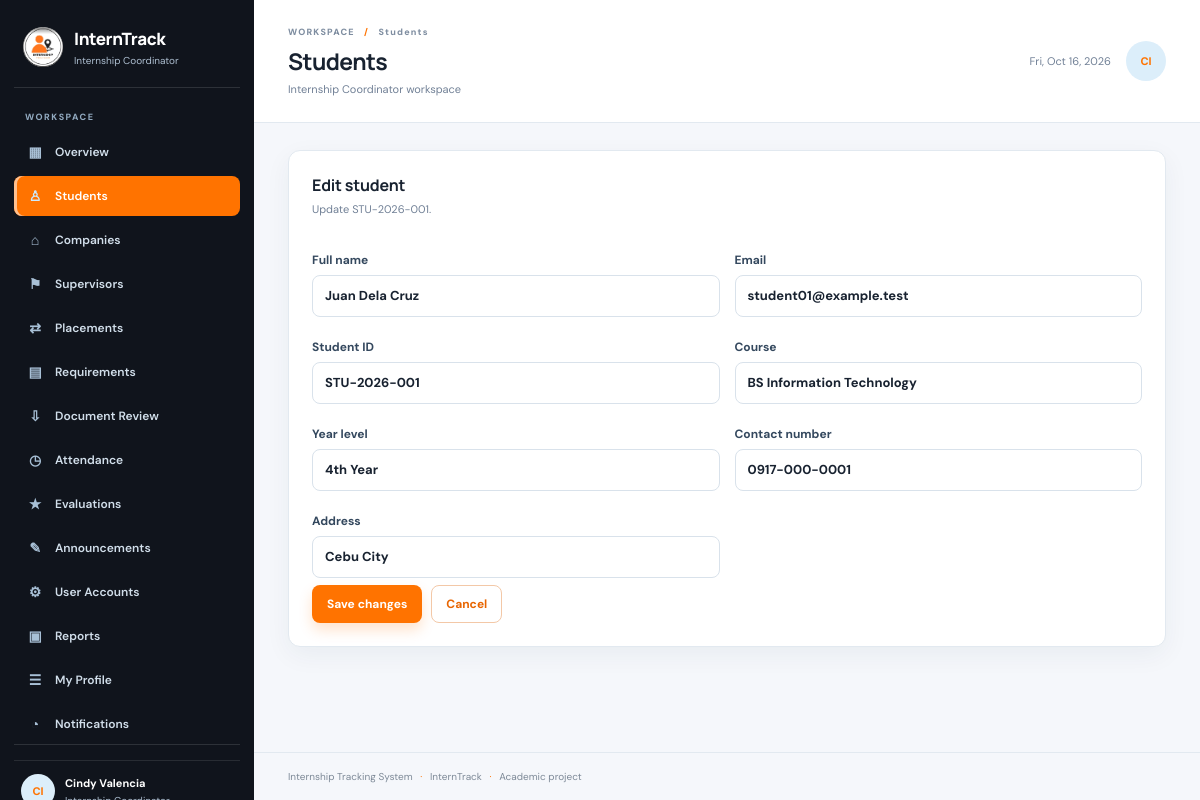
/coordinator/students.php?edit=1 (signed in), run on the app's committed database.
### tables this page shows
CREATE TABLE users (
  id            BIGINT UNSIGNED AUTO_INCREMENT PRIMARY KEY,
  username      VARCHAR(80)  NOT NULL UNIQUE,
  full_name     VARCHAR(120) NOT NULL,
  email         VARCHAR(190) NOT NULL UNIQUE,
  avatar        VARCHAR(255) NULL,
  password_hash VARCHAR(255) NOT NULL,
  role          ENUM('student','supervisor','coordinator') NOT NULL,
  status        ENUM('active','inactive') NOT NULL DEFAULT 'active',
  created_at    TIMESTAMP NOT NULL DEFAULT CURRENT_TIMESTAMP,
  updated_at    TIMESTAMP NOT NULL DEFAULT CURRENT_TIMESTAMP ON UPDATE CURRENT_TIMESTAMP,
  INDEX idx_users_role_status (role, status)
);

CREATE TABLE student_profiles (
  id             BIGINT UNSIGNED AUTO_INCREMENT PRIMARY KEY,
  user_id        BIGINT UNSIGNED NOT NULL UNIQUE,
  student_number VARCHAR(50)  NOT NULL UNIQUE,
  course         VARCHAR(120) NOT NULL DEFAULT 'BS Information Technology',
  year_level     VARCHAR(30)  NOT NULL DEFAULT '4th Year',
  phone          VARCHAR(40)  NOT NULL DEFAULT '',
  address        VARCHAR(255) NOT NULL DEFAULT '',
  attendance_token CHAR(64) NULL UNIQUE,
  created_at     TIMESTAMP NOT NULL DEFAULT CURRENT_TIMESTAMP,
  CONSTRAINT fk_student_profiles_user FOREIGN KEY (user_id) REFERENCES users(id) ON DELETE CASCADE
);

### config/config.php (called while the page is built, shortened)
<?php
function url(string $path = ''): string
{
    static $base = null;
    if ($base === null) {
        $docRoot = str_replace('\\', '/', rtrim((string)($_SERVER['DOCUMENT_ROOT'] ?? ''), '/'));
        $appRoot = str_replace('\\', '/', APP_ROOT);
        if ($docRoot !== '' && str_starts_with($appRoot, $docRoot)) {
            $base = rtrim(substr($appRoot, strlen($docRoot)), '/');
        } else {
            $script = str_replace('\\', '/', (string)($_SERVER['SCRIPT_NAME'] ?? ''));
            $base = rtrim(dirname($script), '/');
            if (basename($base) === 'student' || basename($base) === 'coordinator' || basename($base) === 'supervisor') {
                $base = dirname($base);
            }
        }
    }
    return $base . '/' . ltrim($path, '/');
}

### includes/auth.php (called while the page is built, shortened)
<?php
require_once __DIR__ . '/functions.php';
function current_user(): ?array
{
    return $_SESSION['user'] ?? null;
}
function dashboard_path_for_role(string $role): string
{
    return match ($role) {
        'student'     => 'student/dashboard.php',
        'supervisor'  => 'supervisor/dashboard.php',
        'coordinator' => 'coordinator/dashboard.php',
        default       => 'login.php',
    };
}
function require_login(): array
{
    static $validated = false;
    $user = current_user();
    if (!$validated) {
        $db = database_or_null();
        if ($db instanceof PDO) {
            $fresh = query_one(
                $db,
                "SELECT id, username, full_name, email, avatar, role FROM users WHERE id = ? AND status = 'active'",
                [(int)$user['id']]
            );
        }
        $validated = true;
    }
    return $_SESSION['user'];
}
function require_role(array $roles): array
{
    $user = require_login();
    return $user;
}

### coordinator/students.php (the view, shortened to what this page needs)
<?php
$db = database_or_null();
$user = require_role(['coordinator']);
$title = 'Students';
$active = 'students';
require __DIR__ . '/../includes/header.php';
$editId = (int)($_GET['edit'] ?? 0);
$edit = $editId ? query_one(
    $db,
    'SELECT sp.*, u.full_name, u.email, u.status, u.username
    FROM student_profiles sp JOIN users u ON u.id = sp.user_id WHERE sp.id = ?',
    [$editId]
) : null;
if ($editId && $edit) {
    $editForm = form_start('coordinator/students.php')
        . '<input type="hidden" name="op" value="update_student">'
        . '<input type="hidden" name="profile_id" value="' . (int)$edit['id'] . '">'
        . '<div class="form-grid">'
        . '<label>Full name<input name="full_name" maxlength="120" value="' . e($edit['full_name']) . '" required></label>'
        . '<label>Email<input name="email" type="email" maxlength="190" value="' . e($edit['email']) . '" required></label>'
        . '<label>Student ID<input value="' . e($edit['student_number']) . '" disabled></label>'
        . '<label>Course<input value="BS Information Technology" disabled></label>'
        . '<label>Year level<input value="4th Year" disabled></label>'
        . '<label>Contact number<input name="phone" maxlength="40" value="' . e($edit['phone']) . '"></label>'
        . '<label>Address<input name="address" maxlength="255" value="' . e($edit['address']) . '"></label>'
        . '</div><div class="stack-actions"><button class="button primary">Save changes</button>'
        . '<a class="button secondary" href="' . e(url('coordinator/students.php')) . '">Cancel</a></div></form>';
    echo panel('Edit student', 'Update ' . e($edit['student_number']) . '.', $editForm);
    require __DIR__ . '/../includes/footer.php';
    exit;
}
require __DIR__ . '/../includes/footer.php';

### includes/header.php (shortened to what this page needs)
<?php
$user = require_login();
$role = $user['role'];
$navMenus = [
    'student' => [
        'dashboard'     => ['student/dashboard.php', 'Overview', '▦'],
        'profile'       => ['student/profile.php', 'My Profile', '☰'],
        'placement'     => ['student/placement.php', 'Placement', '⌂'],
        'requirements'  => ['student/requirements.php', 'Requirements', '▤'],
        'attendance'    => ['student/attendance.php', 'Attendance & Hours', '◷'],
        'evaluations'   => ['student/evaluations.php', 'Evaluations', '★'],
        'notifications' => ['student/notifications.php', 'Notifications', '◔'],
    ],
    'supervisor' => [
        'dashboard'     => ['supervisor/dashboard.php', 'Overview', '▦'],
        'interns'       => ['supervisor/interns.php', 'Assigned Interns', '♙'],
        'attendance'    => ['supervisor/attendance.php', 'Attendance Review', '◷'],
        'evaluations'   => ['supervisor/evaluations.php', 'Evaluations', '★'],
        'notifications' => ['supervisor/notifications.php', 'Notifications', '◔'],
        'profile'       => ['supervisor/profile.php', 'My Profile', '☰'],
    ],
    'coordinator' => [
        'dashboard'     => ['coordinator/dashboard.php', 'Overview', '▦'],
        'students'      => ['coordinator/students.php', 'Students', '♙'],
        'companies'     => ['coordinator/companies.php', 'Companies', '⌂'],
        'supervisors'   => ['coordinator/supervisors.php', 'Supervisors', '⚑'],
        'placements'    => ['coordinator/placements.php', 'Placements', '⇄'],
        'requirements'  => ['coordinator/requirements.php', 'Requirements', '▤'],
        'submissions'   => ['coordinator/submissions.php', 'Document Review', '⇩'],
        'attendance'    => ['coordinator/attendance.php', 'Attendance', '◷'],
        'evaluations'   => ['coordinator/evaluations.php', 'Evaluations', '★'],
        'announcements' => ['coordinator/announcements.php', 'Announcements', '✎'],
        'users'         => ['coordinator/users.php', 'User Accounts', '⚙'],
        'reports'       => ['coordinator/reports.php', 'Reports', '▣'],
        'profile'       => ['coordinator/profile.php', 'My Profile', '☰'],
        'notifications' => ['coordinator/notifications.php', 'Notifications', '◔'],
    ],
];
$menu = $navMenus[$role] ?? [];
$active = $active ?? 'dashboard';
$title = $title ?? 'Dashboard';
$displayName = $user['full_name'] ?: $user['username'];
?>
<!doctype html>
<html lang="en" data-theme="light">
<head>
  <link rel="stylesheet" href="<?= e(url('assets/css/style.css')) ?>">
</head>
<body class="app-page">
<div class="app-shell">
  <aside class="sidebar" id="sidebar">
    <a class="brand" href="<?= e(url(dashboard_path_for_role($role))) ?>">
      <img class="brand-mark-img" src="<?= e(url('assets/images/logo.png')) ?>" alt="<?= e(APP_NAME) ?> logo">
      <span><strong><?= e(APP_SHORT_NAME) ?></strong><small><?= e(role_label($role)) ?></small></span>
    </a>
    <div class="nav-label">WORKSPACE</div>
    <nav aria-label="Main navigation">
      <?php foreach ($menu as $key => $item): ?>
        <a class="nav-link <?= $active === $key ? 'active' : '' ?>" href="<?= e(url($item[0])) ?>">
          <span aria-hidden="true"><?= e($item[2]) ?></span><?= e($item[1]) ?>
        </a>
      <?php endforeach; ?>
    </nav>
    <div class="sidebar-bottom">
      <div class="user-chip">
        <?= avatar_html($user) ?>
        <span><strong><?= e($displayName) ?></strong><small><?= e(role_label($role)) ?></small></span>
      </div>
    </div>
  </aside>
  <main class="main-content">
    <header class="topbar">
      <div>
        <p class="breadcrumb">WORKSPACE <span>/</span> <?= e($title) ?></p>
        <h1><?= e($title) ?></h1>
        <p class="page-subtitle"><?= e(role_label($role)) ?> workspace</p>
      </div>
      <div class="topbar-side">
        <time><?= e(date('D, M j, Y')) ?></time>
        <?= avatar_html($user, 'avatar large') ?>
      </div>
    </header>
    <section class="content-area">

### includes/functions.php (shortened to what this page needs)
<?php
require_once __DIR__ . '/../config/config.php';
function e(mixed $value): string
{
    return htmlspecialchars((string)($value ?? ''), ENT_QUOTES | ENT_SUBSTITUTE, 'UTF-8');
}
function csrf_token(): string
{
    return $_SESSION['csrf'];
}
function csrf_field(): string
{
    return '<input type="hidden" name="csrf" value="' . e(csrf_token()) . '">';
}
function query_one(PDO $db, string $sql, array $params = []): ?array
{
    $query = $db->prepare($sql);
    $query->execute($params);
    $row = $query->fetch();
    return $row === false ? null : $row;
}
function form_start(string $action, array $attrs = []): string
{
    $htmlAttrs = '';
    return '<form method="post" action="' . e(url($action)) . '"' . $htmlAttrs . '>' . csrf_field();
}
function panel(string $title, string $description, string $body, string $extraClass = ''): string
{
    return '<section class="panel ' . e($extraClass) . '"><div class="panel-title"><div><h2>'
        . e($title) . '</h2><p>' . e($description) . '</p></div></div>' . $body . '</section>';
}
function role_label(string $role): string
{
    return [
        'student'     => 'Student Intern',
        'supervisor'  => 'Company Supervisor',
        'coordinator' => 'Internship Coordinator',
    ][$role] ?? 'User';
}
function avatar_html(array $user, string $class = 'avatar'): string
{
    $name = ($user['full_name'] ?? '') !== '' ? $user['full_name'] : ($user['username'] ?? '?');
    $initials = strtoupper(mb_substr($name, 0, 2));
    return '<span class="' . e($class) . '">' . e($initials) . '</span>';
}
    ?><!doctype html>

### data on the page
users: role "Internship Coordinator", full_name "CI CI", full_name "Cindy Valencia"
student_profiles: full_name "Juan Dela Cruz", email "student01@example.test", student_number "STU-2026-001", phone "0917-000-0001", address "Cebu City"

### other printed values
APP_SHORT_NAME "InternTrack"
$item[2] "▦"
$item[1] "Overview"
$item[2] "♙"
$item[1] "Students"
$item[2] "⌂"
$item[1] "Companies"
$item[2] "⚑"
$item[1] "Supervisors"
$item[2] "⇄"
$item[1] "Placements"
$item[2] "▤"
$item[1] "Requirements"
$item[2] "⇩"
$item[1] "Document Review"
